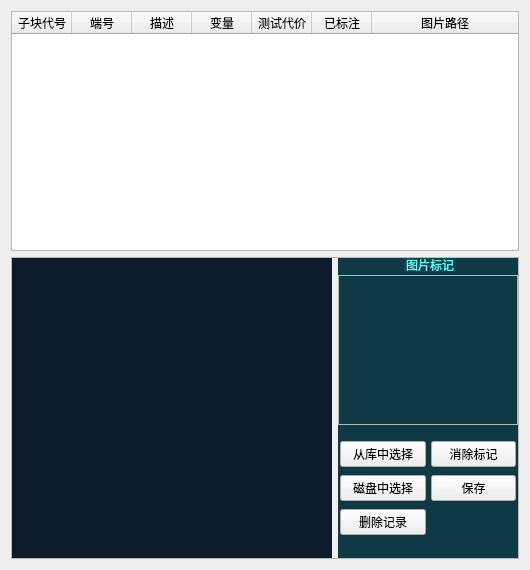
        <widget class="QWidget" name="tab_6">
         <property name="styleSheet">
          <string notr="true">#tab_6{background-color: rgba(19, 67, 79, 1);
    border-color: rgba(19, 67, 79, 1);
    border: 0px solid rgba(61, 255, 255,0.4);
    margin: 2px;}

QGroupBox{
	background-color: rgba(16, 57, 70, 1);
	border: 0px solid rgb(111, 255, 255);
	margin-top:3.3ex;
	color: rgba(102, 249, 247, 1);
	font: 12pt &quot;微软雅黑&quot;;
}

QGroupBox::title{
	subcontrol-origin: margin;
	subcontrol-position: top center;
	background-color: rgba(19, 67, 79, 1);
	padding: 7 10000px;
}

QLabel{
	color: rgba(102, 249, 247, 1);
	font: 12pt &quot;微软雅黑&quot;;
}

QRadioButton{
	color: rgba(102, 249, 247, 1);
	font: 12pt &quot;微软雅黑&quot;;
}

QRadioButton::indicator{
	border-color: rgba(255, 255, 255,0);
	background:transparent;
}


QRadioButton::indicator:checked{
	border-image:url(:/widget/images/green.png)
}

QRadioButton::indicator:unchecked{
	border-image:url(:/widget/images/unchecked.png)
}

QToolButton{
	border: 2px solid rgba(61, 255, 255,0.4);
	background-color: rgba(12, 34, 45, 0.6);
	font: 10pt &quot;微软雅黑&quot;;
	color: rgba(102, 249, 247, 1);
	text-align：center;
}

QToolButton::disabled{
	border: 0px;
	color: rgba(102, 249, 247, 0.3);
	text-align：center;
}

QToolButton::pressed{
	border: 2px solid rgba(61, 255, 255,0.8);
	background-color: rgba(12, 34, 45, 1);
	font: 12pt &quot;微软雅黑&quot;;
}

QToolButton::hover{
	border: 2.5px solid rgba(61, 255, 255,0.8);
	background-color: rgba(12, 34, 45, 0.6);
	font: 75 12pt &quot;微软雅黑&quot;;
}

QDoubleSpinBox{
	border: 0px solid rgba(61, 255, 255,0.4);
	background-color: rgba(255, 255, 255, 0.2);
	font: 12pt &quot;Times New Roman&quot;;
	color: rgba(102, 249, 247, 1);
	text-align：center;
	padding-left:10px;
}</string>
         </property>
         <attribute name="title">
          <string>端口</string>
         </attribute>
         <layout class="QVBoxLayout" name="verticalLayout_3">
          <item>
           <widget class="QTableWidget" name="tableTerm">
            <property name="minimumSize">
             <size>
              <width>0</width>
              <height>240</height>
             </size>
            </property>
            <property name="focusPolicy">
             <enum>Qt::NoFocus</enum>
            </property>
            <property name="styleSheet">
             <string notr="true"/>
            </property>
            <property name="editTriggers">
             <set>QAbstractItemView::DoubleClicked</set>
            </property>
            <property name="selectionMode">
             <enum>QAbstractItemView::ExtendedSelection</enum>
            </property>
            <property name="selectionBehavior">
             <enum>QAbstractItemView::SelectRows</enum>
            </property>
            <property name="columnCount">
             <number>7</number>
            </property>
            <attribute name="horizontalHeaderMinimumSectionSize">
             <number>40</number>
            </attribute>
            <attribute name="horizontalHeaderDefaultSectionSize">
             <number>60</number>
            </attribute>
            <attribute name="horizontalHeaderShowSortIndicator" stdset="0">
             <bool>true</bool>
            </attribute>
            <attribute name="horizontalHeaderStretchLastSection">
             <bool>true</bool>
            </attribute>
            <attribute name="verticalHeaderVisible">
             <bool>false</bool>
            </attribute>
            <attribute name="verticalHeaderStretchLastSection">
             <bool>false</bool>
            </attribute>
            <column>
             <property name="text">
              <string>子块代号</string>
             </property>
            </column>
            <column>
             <property name="text">
              <string>端号</string>
             </property>
            </column>
            <column>
             <property name="text">
              <string>描述</string>
             </property>
            </column>
            <column>
             <property name="text">
              <string>变量</string>
             </property>
            </column>
            <column>
             <property name="text">
              <string>测试代价</string>
             </property>
            </column>
            <column>
             <property name="text">
              <string>已标注</string>
             </property>
            </column>
            <column>
             <property name="text">
              <string>图片路径</string>
             </property>
            </column>
           </widget>
          </item>
          <item>
           <widget class="QFrame" name="frame">
            <property name="minimumSize">
             <size>
              <width>0</width>
              <height>0</height>
             </size>
            </property>
            <property name="styleSheet">
             <string notr="true"/>
            </property>
            <property name="frameShape">
             <enum>QFrame::StyledPanel</enum>
            </property>
            <property name="frameShadow">
             <enum>QFrame::Raised</enum>
            </property>
            <layout class="QHBoxLayout" name="horizontalLayout_7" stretch="0,0">
             <property name="leftMargin">
              <number>0</number>
             </property>
             <property name="topMargin">
              <number>0</number>
             </property>
             <property name="rightMargin">
              <number>0</number>
             </property>
             <property name="bottomMargin">
              <number>0</number>
             </property>
             <item>
              <widget class="QWidget" name="graphicsWidget_2" native="true">
               <layout class="QGridLayout" name="gridLayout_13">
                <property name="leftMargin">
                 <number>0</number>
                </property>
                <property name="topMargin">
                 <number>0</number>
                </property>
                <property name="rightMargin">
                 <number>0</number>
                </property>
                <property name="bottomMargin">
                 <number>0</number>
                </property>
                <property name="spacing">
                 <number>0</number>
                </property>
                <item row="0" column="0">
                 <widget class="MyGraphicsView" name="graphicsView">
                  <property name="minimumSize">
                   <size>
                    <width>320</width>
                    <height>300</height>
                   </size>
                  </property>
                  <property name="styleSheet">
                   <string notr="true">	border:2px solid rgb(17,255,255,200);		
    background-color: rgb(13, 26, 43);
    padding: 0px; border: 0px;</string>
                  </property>
                  <property name="verticalScrollBarPolicy">
                   <enum>Qt::ScrollBarAlwaysOff</enum>
                  </property>
                  <property name="horizontalScrollBarPolicy">
                   <enum>Qt::ScrollBarAlwaysOff</enum>
                  </property>
                  <property name="alignment">
                   <set>Qt::AlignCenter</set>
                  </property>
                  <property name="dragMode">
                   <enum>QGraphicsView::ScrollHandDrag</enum>
                  </property>
                  <property name="transformationAnchor">
                   <enum>QGraphicsView::AnchorUnderMouse</enum>
                  </property>
                  <property name="resizeAnchor">
                   <enum>QGraphicsView::AnchorUnderMouse</enum>
                  </property>
                 </widget>
                </item>
               </layout>
              </widget>
             </item>
             <item>
              <widget class="QGroupBox" name="groupBox_5">
               <property name="minimumSize">
                <size>
                 <width>0</width>
                 <height>0</height>
                </size>
               </property>
               <property name="styleSheet">
                <string notr="true">font: 10pt &quot;微软雅黑&quot;;</string>
               </property>
               <property name="title">
                <string>图片标记</string>
               </property>
               <layout class="QGridLayout" name="gridLayout_9">
                <property name="leftMargin">
                 <number>0</number>
                </property>
                <property name="rightMargin">
                 <number>0</number>
                </property>
                <item row="2" column="0">
                 <widget class="QWidget" name="widget_6" native="true">
                  <property name="minimumSize">
                   <size>
                    <width>35</width>
                    <height>60</height>
                   </size>
                  </property>
                  <property name="maximumSize">
                   <size>
                    <width>16777215</width>
                    <height>100</height>
                   </size>
                  </property>
                  <layout class="QGridLayout" name="gridLayout_8">
                   <property name="leftMargin">
                    <number>2</number>
                   </property>
                   <property name="topMargin">
                    <number>0</number>
                   </property>
                   <property name="rightMargin">
                    <number>2</number>
                   </property>
                   <property name="bottomMargin">
                    <number>0</number>
                   </property>
                   <property name="horizontalSpacing">
                    <number>5</number>
                   </property>
                   <item row="0" column="1">
                    <widget class="QPushButton" name="BtnCancelSign">
                     <property name="minimumSize">
                      <size>
                       <width>0</width>
                       <height>20</height>
                      </size>
                     </property>
                     <property name="styleSheet">
                      <string notr="true"/>
                     </property>
                     <property name="text">
                      <string>消除标记</string>
                     </property>
                    </widget>
                   </item>
                   <item row="1" column="1">
                    <widget class="QPushButton" name="BtnSave">
                     <property name="minimumSize">
                      <size>
                       <width>0</width>
                       <height>20</height>
                      </size>
                     </property>
                     <property name="text">
                      <string>保存</string>
                     </property>
                    </widget>
                   </item>
                   <item row="1" column="0">
                    <widget class="QPushButton" name="BtnFromDisk">
                     <property name="text">
                      <string>磁盘中选择</string>
                     </property>
                    </widget>
                   </item>
                   <item row="0" column="0">
                    <widget class="QPushButton" name="BtnFromUnitImage">
                     <property name="text">
                      <string>从库中选择</string>
                     </property>
                    </widget>
                   </item>
                   <item row="2" column="0">
                    <widget class="QPushButton" name="BtnDelItem">
                     <property name="text">
                      <string>删除记录</string>
                     </property>
                    </widget>
                   </item>
                  </layout>
                 </widget>
                </item>
                <item row="1" column="0">
                 <widget class="QFrame" name="frameTag">
                  <property name="minimumSize">
                   <size>
                    <width>180</width>
                    <height>0</height>
                   </size>
                  </property>
                  <property name="maximumSize">
                   <size>
                    <width>200</width>
                    <height>150</height>
                   </size>
                  </property>
                  <property name="frameShape">
                   <enum>QFrame::StyledPanel</enum>
                  </property>
                  <property name="frameShadow">
                   <enum>QFrame::Raised</enum>
                  </property>
                 </widget>
                </item>
               </layout>
              </widget>
             </item>
            </layout>
           </widget>
          </item>
         </layout>
        </widget>
